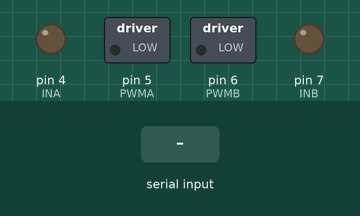
Recording of a sketch running on a simulated Arduino Uno, built with avr-gcc and run on an emulated ATmega328P. Shown: switched loads named in the sketch (green lamp = pin HIGH), output pins drawn as LEDs (lit = HIGH). The inputs (shaded band) are chosen by the test bench. What the sketch prints to the serial monitor is not drawn.

Above: at 1.2 s.
1.3 s: ":" received over the second serial link
At 3.5 s:
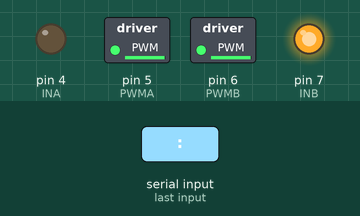
3.8 s: "90:45\n" received over the second serial link
5.3 s: "30:150\n" received over the second serial link
Timing chart, 0 to 8.3 s (numbered marks = the images above; inputs shaded):
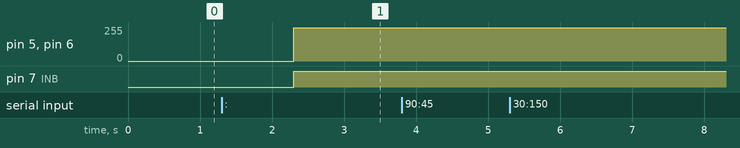

Measured:
- after the input at 1.3 s, pin 5 (PWMA), pin 6 (PWMB): 0/255 → 251/255 after 1.0 s; pin 7 (INB): LOW → HIGH after 1.0 s
- after the input at 3.8 s, every drawn part: stays the same
- after the input at 5.3 s, every drawn part: stays the same

The sketch:

FinalCar.ino
```cpp
#include <SoftwareSerial.h>
#define LEFT 1
#define STRAIGHT 2
#define RIGHT 3
#define BACKWARDS 0
#define STOP 1
#define FORWARDS 2

//Motor A direction
int INA = 4;
//Motor A Speed
int PWMA = 5;
//Motor B direction
int INB = 7;
//Motor B Speed
int PWMB = 6;

//use to record the command
int info[2] = {0};
int command;
char c;
int i;

//Rx, Tx
SoftwareSerial esp8266(2, 3);

void setup(){
  Serial.begin(9600);  //For Serial monitor
  esp8266.begin(9600); //ESP Baud rate
  pinMode(INA,OUTPUT);
  pinMode(INB,OUTPUT);   //配置电机输出IO口为输出
}

void loop(){
 //int value = 20;
 //if(value == 100){    //循环每次速度增加2最大到255
 // motosp(-100,100);//电机速度赋值，左电机负值为反转，右电机正转。
 // delay(100);
 // value = value;
 //}
 //->
 //->
 //->
 if (esp8266.available() > 0) {
    c = esp8266.read();
    Serial.println("command: "+c);
    if (c == ':') {
      command = esp8266.parseInt();
      setSpeed(command);
      while (esp8266.read() != -1) {
        //DO NOTHING - to clear the buffer.
      }
    }
  }
}

//set the Car speed
void setSpeed(int newSpeed){
  int temp = newSpeed;
  //Serial Debug
  //Serial.print("SpeedCommand: ");
  //Serial.println(temp);
  //Get Info
  i = 0;
  while (temp) {
    info[i] = temp % 10;
    temp /= 10;
    i++;
  }


   // Switch case block for rear wheels.
   //BACKWARDS->0
   //STOP->1
   //FORWARDS->2
  switch (info[0]) {
    case BACKWARDS:
      digitalWrite(INA, LOW);
      digitalWrite(INB, HIGH);
      analogWrite(PWMA, -5);
      analogWrite(PWMB, -5);
      break;
    case STOP:
      analogWrite(PWMA, 0);
      analogWrite(PWMB, 0);
      break;
      //has problem
    case FORWARDS:
      digitalWrite(INA, HIGH);
      digitalWrite(INB, LOW);
      analogWrite(PWMA, -5);
      analogWrite(PWMB, -5);
      break;
  }

  // Switch case block for front wheels.
  //This place should be improve
  //
  //->
  //

  switch (info[1]) {
    case LEFT:
      //forward first
      digitalWrite(INA, HIGH);
      digitalWrite(INB, LOW);
      analogWrite(PWMB,-15);
      break;
    case STRAIGHT:
      //forward first
      //digitalWrite(INA, HIGH);
      //digitalWrite(INB, LOW);
      break;
    case RIGHT:
      //forward first
      digitalWrite(INA, HIGH);
      digitalWrite(INB, LOW);
      analogWrite(PWMA,-15);
      break;
  }
}

void motosp(int sp1,int sp2)//声明电机速度控制函数。括号内定义的变量分别为左右电机速
//度值，范围-255～+255，正值为正转，负值为反转。
{
  if(sp1>0) {
   digitalWrite(INA, HIGH);
  }
  else
  {
   digitalWrite(INA, LOW);
  }
  if(sp2>0)
  {
   digitalWrite(INB, HIGH);
  }
  else
  {
   digitalWrite(INB, LOW);
  }
  analogWrite(PWMA,abs (sp1));
  analogWrite(PWMB,abs (sp2));
}
```
